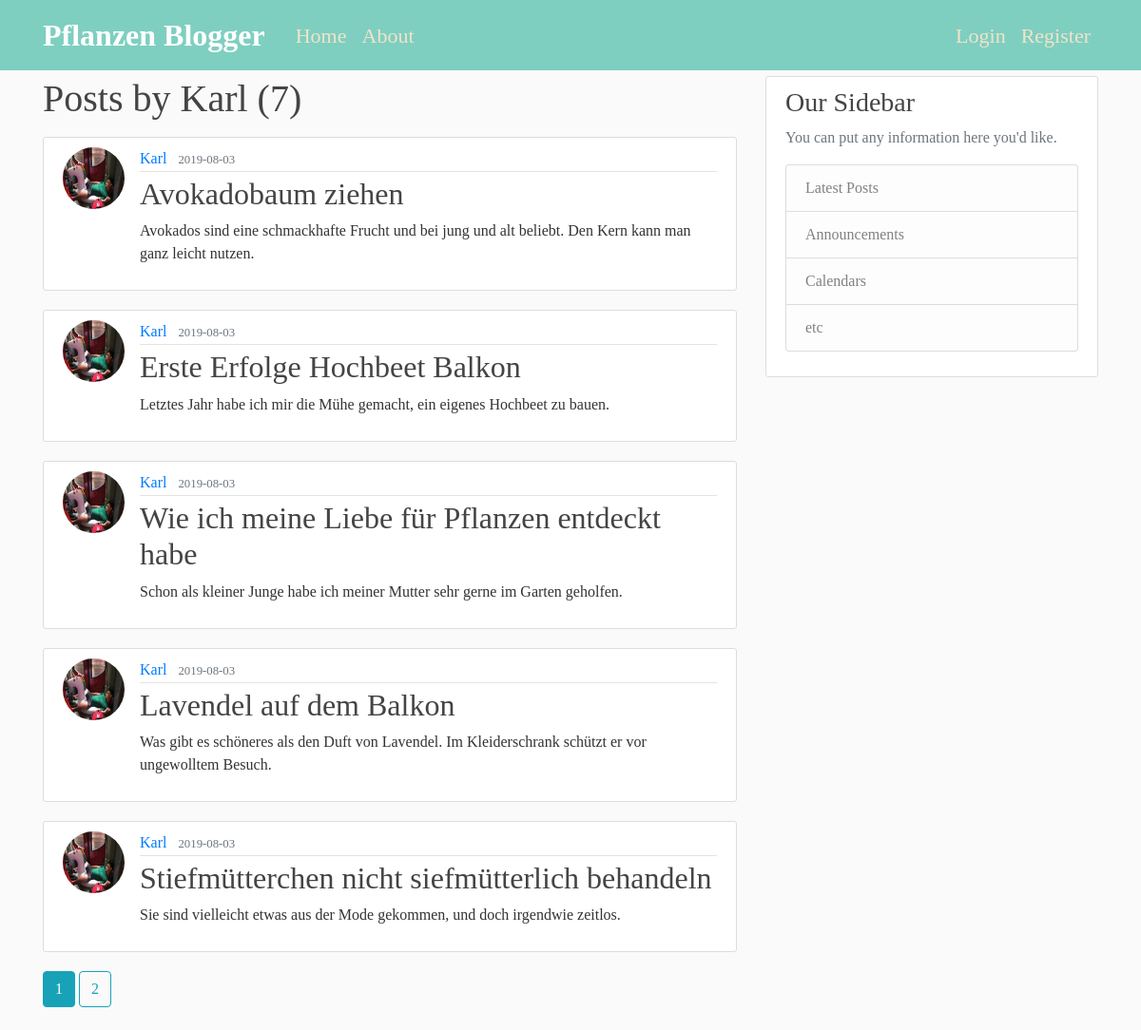
Screenshot of /user/Karl with the database file from the repository.
### flaskblog/models.py (models this page shows, shortened)
class User(db.Model, UserMixin):
    id = db.Column(db.Integer, primary_key=True)
    username = db.Column(db.String(20), unique=True, nullable=False)
    email = db.Column(db.String(100), unique=True, nullable=False)
    image_file = db.Column(db.String(20), nullable=False, default='default.jpg')
    password = db.Column(db.String(60), nullable=False)
    posts = db.relationship('Post', backref='author', lazy=True)

class Post(db.Model):
    id = db.Column(db.Integer, primary_key=True)
    title = db.Column(db.String(100), nullable=False)
    date_posted = db.Column(db.DateTime, nullable=False, default=datetime.utcnow)
    content = db.Column(db.Text, nullable=False)
    user_id = db.Column(db.Integer, db.ForeignKey('user.id'), nullable=False)

### flaskblog/routes.py (the view)
@app.route("/user/<string:username>")
def user_posts(username):
    page = request.args.get('page', 1, type=int)
    user = User.query.filter_by(username=username).first_or_404()
    posts = Post.query.filter_by(author=user)\
        .order_by(Post.date_posted.desc())\
            .paginate(page=page, per_page=5)
    return render_template('user_posts.html', posts=posts, user=user)

### flaskblog/templates/user_posts.html
{% extends 'layout.html' %}
{% block content%}
    <h1 class="mb-3"> Posts by {{ user.username }} ({{ posts.total }})</h1>
  {% for post in posts.items %}
  <article class="media content-section">
    <img class="rounded-circle article-img" src="{{ url_for('static', filename='profil_pics/' + post.author.image_file) }}">
    <div class="media-body">
      <div class="article-metadata">
        <a class="mr-2" href="{{ url_for('user_posts', username=post.author.username) }}">{{ post.author.username }}</a>
        <small class="text-muted">{{ post.date_posted.strftime('%Y-%m-%d') }}</small>
      </div>
      <h2><a class="article-title" href="{{ url_for('post', post_id=post.id) }}">{{ post.title }}</a></h2>
      <p class="article-content">{{ post.content }}</p>
    </div>
  </article>
  {% endfor %}
  {% for page_num in posts.iter_pages(left_edge=1, right_edge=1, left_current=1, right_current=2) %}
    {% if page_num %}
      {% if posts.page == page_num %}
       <a class="btn btn-info mb-4" href="{{ url_for('user_posts', username=user.username, page=page_num) }}"> {{ page_num }}</a>
      {% else %}
        <a class="btn btn-outline-info mb-4" href="{{ url_for('home', username=user.username, page=page_num) }}"> {{ page_num }}</a>
      {% endif %}
    {% else %}
      ...
    {% endif %}
    {% endfor %}
{% endblock content %}

### flaskblog/static/main.css (style rules this page uses)
body { background: #fafafa; color: #333333; margin-top: 5rem; font-family: Avenir; }
h1, h2, h3, h4, h5, h6 { color: #444444; }
.content-section { background: #ffffff; padding: 10px 20px; border: 1px solid #dddddd; border-radius: 3px; margin-bottom: 20px; }
.article-title { color: #444444; }
.article-content { white-space: pre-line; }
.article-img { height: 65px; width: 65px; margin-right: 16px; }
.article-metadata { padding-bottom: 1px; margin-bottom: 4px; border-bottom: 1px solid #e3e3e3 }

### rows the page displays
User: username "Karl"
Post: image_file (picture), author.username "Karl", date_posted "2019-08-03", title "Avokadobaum ziehen", content "Avokados sind eine schmackhafte Frucht und bei jung und alt beliebt. Den Kern kann man ganz leicht nutzen."
Post: image_file (picture), author.username "Karl", date_posted "2019-08-03", title "Erste Erfolge Hochbeet Balkon", content "Letztes Jahr habe ich mir die Mühe gemacht, ein eigenes Hochbeet zu bauen."
Post: image_file (picture), author.username "Karl", date_posted "2019-08-03", title "Wie ich meine Liebe für Pflanzen entdeckt habe", content "Schon als kleiner Junge habe ich meiner Mutter sehr gerne im Garten geholfen."
Post: image_file (picture), author.username "Karl", date_posted "2019-08-03", title "Lavendel auf dem Balkon", content "Was gibt es schöneres als den Duft von Lavendel. Im Kleiderschrank schützt er vor ungewolltem Besuch."
Post: image_file (picture), author.username "Karl", date_posted "2019-08-03", title "Stiefmütterchen nicht siefmütterlich behandeln", content "Sie sind vielleicht etwas aus der Mode gekommen, und doch irgendwie zeitlos."

### other values shown
{{ posts.total }} "7"
{{ page_num }} "1"
{{ page_num }} "2"
